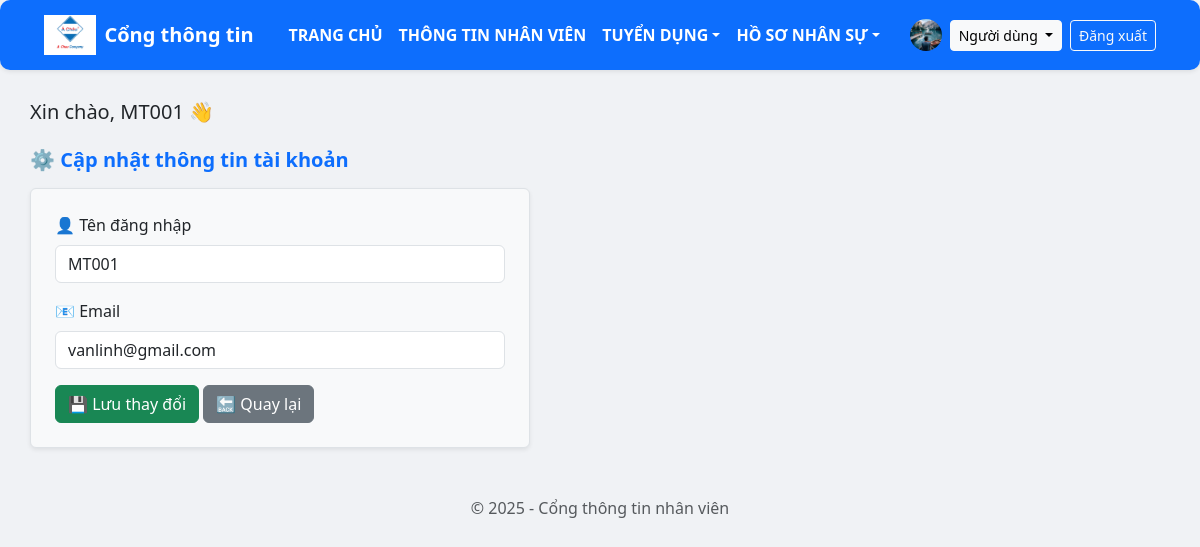
Screenshot of /index.php?page=update_account (signed in) with the database file from the repository.
### tables this page shows
CREATE TABLE `users` (
  `id` int(11) NOT NULL,
  `username` varchar(100) NOT NULL,
  `email` varchar(100) NOT NULL,
  `password` varchar(255) NOT NULL,
  `avatar` varchar(255) DEFAULT NULL,
  `role` varchar(50) DEFAULT 'employee',
  `status` tinyint(4) DEFAULT 1,
  `created_at` datetime DEFAULT current_timestamp(),
  `employee_id` int(11) DEFAULT NULL,
  `full_name` varchar(100) DEFAULT NULL
);

### modules/info/update/update_account.php (the view, shortened to what this page needs)
<?php
require_once __DIR__ . '/../../../config/db.php';
$userId = $_SESSION['user']['id'] ?? null;
$stmt = $pdo->prepare("SELECT * FROM users WHERE id = ?");
$stmt->execute([$userId]);
$user = $stmt->fetch();
?>
<h5 class="mb-3 fw-bold text-primary">⚙️ Cập nhật thông tin tài khoản</h5>
<form method="POST" class="p-4 border rounded bg-light shadow-sm" style="max-width: 500px;">
  <div class="mb-3">
    <label class="form-label">👤 Tên đăng nhập</label>
    <input type="text" name="username" class="form-control" required value="<?= htmlspecialchars($user['username'] ?? '') ?>">
  </div>
  <div class="mb-3">
    <label class="form-label">📧 Email</label>
    <input type="email" name="email" class="form-control" required value="<?= htmlspecialchars($user['email'] ?? '') ?>">
  </div>
  <div class="col-12 mt-3">
    <button class="btn btn-success" type="submit">💾 Lưu thay đổi</button>
    <a href="index.php?page=module_info&tab=account" class="btn btn-secondary">🔙 Quay lại</a>
  </div>
</form>

### includes/sidebar.php (shortened to what this page needs)
<?php
require_once __DIR__ . '/../config/db.php';
$userId = $_SESSION['user']['id'] ?? null;
$userFullName = 'Người dùng';
$userAvatar = 'assets/default_avatar.png';
if ($userId) {
    $stmt = $pdo->prepare("SELECT full_name, avatar FROM users WHERE id = ?");
    $stmt->execute([$userId]);
    $user = $stmt->fetch();
    if ($user) {
        $userFullName = $user['full_name'] ?? $userFullName;
        $userAvatar = !empty($user['avatar']) ? 'uploads/avatars/' . $user['avatar'] : $userAvatar;
    }
}
?>
<nav class="navbar navbar-expand-lg navbar-dark bg-primary shadow-sm">
  <div class="container-fluid px-4">
    <a class="navbar-brand d-flex align-items-center fw-bold" href="index.php?page=dashboard">
      <img src="uploads/pictures/logo.png" alt="Logo công ty" style="height: 40px;" class="me-2">
      <span class="text-white">Cổng thông tin</span>
    </a>
    <div class="collapse navbar-collapse" id="mainNavbar">
      <ul class="navbar-nav mx-auto fw-semibold text-uppercase">
        <li class="nav-item"><a class="nav-link text-white" href="index.php?page=dashboard">Trang chủ</a></li>
        <li class="nav-item"><a class="nav-link text-white" href="index.php?page=employees">Thông tin nhân viên</a></li>
        <li class="nav-item dropdown">
          <a class="nav-link dropdown-toggle text-white" href="#" data-bs-toggle="dropdown">Tuyển dụng</a>
        </li>
        <li class="nav-item dropdown">
          <a class="nav-link dropdown-toggle text-white" href="#" data-bs-toggle="dropdown">Hồ sơ nhân sự</a>
        </li>
      </ul>
      <div class="d-flex align-items-center ms-auto">
      <img src="<?= htmlspecialchars($userAvatar) . '?t=' . time() ?>" alt="Avatar" class="rounded-circle me-2" style="width: 32px; height: 32px; object-fit: cover;">
        <div class="dropdown">
          <button class="btn btn-light btn-sm dropdown-toggle" data-bs-toggle="dropdown">
            <?= htmlspecialchars($userFullName) ?>
          </button>
        </div>
        <a href="logout.php" class="btn btn-outline-light btn-sm ms-2">Đăng xuất</a>
      </div>
    </div>
  </div>
</nav>

### assets/sidebar.css (style rules this page uses)
.navbar { position: fixed; top: 0; left: 0; right: 0; z-index: 9999; }
body { padding-top: 70px; }
.navbar-nav .nav-link { font-weight: bold; color: #fff !important; }

### public/index.php (style rules this page uses)
body { background-color: #f0f2f5; min-height: 100vh; display: flex; margin: 0; }
.navbar { background: #ffffff; box-shadow: 0 1px 4px rgba(0,0,0,0.1); padding: 10px 20px; margin-bottom: 20px; border-radius: 10px; }

### rows the page displays
users: avatar (picture), username "MT001", email "vanlinh@gmail.com"

### other values shown
$userFullName "Người dùng"
$_SESSION['user']['username'] "MT001"
